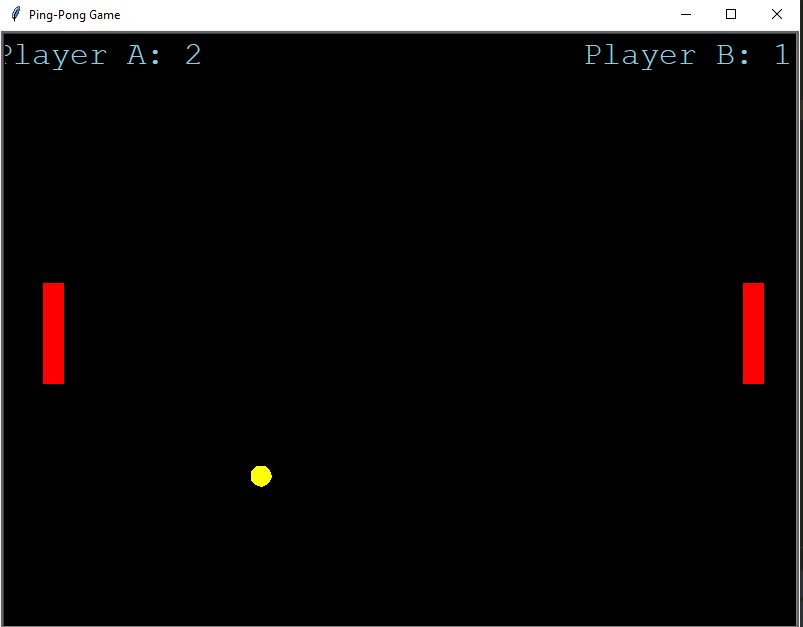

This figure's Python source:
# Ping-Pong game with turtle module.
# Made by Nisarg Zaveri: Ping Pong Game
# Github : https://github.com/nisarg78



import turtle as t
import os

# Score varibales

player_a_score = 0
player_b_score = 0

win = t.Screen()    # creating a window
win.title("Ping-Pong Game") # Giving name to the game.
win.bgcolor('black')    # providing color to the HomeScreen
win.setup(width=800,height=600) # Size of the game panel 
win.tracer(0)   # which speed up's the game.

# Creating left paddle for the game

paddle_left = t.Turtle()
paddle_left.speed(0)
paddle_left.shape('square')
paddle_left.color('red')
paddle_left.shapesize(stretch_wid=5,stretch_len=1)
paddle_left.penup()
paddle_left.goto(-350,0)

# Creating a right paddle for the game

paddle_right = t.Turtle()
paddle_right.speed(0)
paddle_right.shape('square')
paddle_right.shapesize(stretch_wid=5,stretch_len=1)
paddle_right.color('red')
paddle_right.penup()
paddle_right.goto(350,0)

# Creating a pong ball for the game

ball = t.Turtle()
ball.speed(0)
ball.shape('circle')
ball.color('yellow')
ball.penup()
ball.goto(0,0)
ball_dx = 1.5   # Setting up the pixels for the ball movement.
ball_dy = 1.5

# Creating a pen for updating the Score

pen = t.Turtle()
pen.speed(0)
pen.color('skyblue')
pen.penup()
pen.hideturtle()
pen.goto(0,260)
pen.write("Player A: 0                    Player B: 0 ",align="center",font=('Monaco',24,"normal"))


# Moving the left Paddle using the keyboard

def paddle_left_up():
    y = paddle_left.ycor()
    y = y + 15
    paddle_left.sety(y)

# Moving the left paddle down

def paddle_left_down():
    y = paddle_left.ycor()
    y = y - 15
    paddle_left.sety(y)

# Moving the right paddle up

def paddle_right_up():
    y = paddle_right.ycor()
    y = y + 15
    paddle_right.sety(y)

# Moving right paddle down

def paddle_right_down():
    y = paddle_right.ycor()
    y = y - 15
    paddle_right.sety(y)

# Keyboard binding

win.listen()
win.onkeypress(paddle_left_up,"w")
win.onkeypress(paddle_left_down,"s")
win.onkeypress(paddle_right_up,"Up")
win.onkeypress(paddle_right_down,"Down")




# Main Game Loop

while True:
    win.update() # This methods is mandatory to run any game

    # Moving the ball
    ball.setx(ball.xcor() + ball_dx)
    ball.sety(ball.ycor() + ball_dy)

    # setting up the border

    if ball.ycor() > 290:   # Right top paddle Border
        ball.sety(290)
        ball_dy = ball_dy * -1
        
    
    if ball.ycor() < -290:  # Left top paddle Border
        ball.sety(-290)
        ball_dy = ball_dy * -1
        

    if ball.xcor() > 390:   # right width paddle Border
        ball.goto(0,0)
        ball_dx = ball_dx * -1
        player_a_score = player_a_score + 1
        pen.clear()
        pen.write("Player A: {}                    Player B: {} ".format(player_a_score,player_b_score),align="center",font=('Monaco',24,"normal"))
        



    if(ball.xcor()) < -390: # Left width paddle Border
        ball.goto(0,0)
        ball_dx = ball_dx * -1
        player_b_score = player_b_score + 1
        pen.clear()
        pen.write("Player A: {}                    Player B: {} ".format(player_a_score,player_b_score),align="center",font=('Monaco',24,"normal"))
        


    # Handling the collisions with paddles.

    if(ball.xcor() > 340) and (ball.xcor() < 350) and (ball.ycor() < paddle_right.ycor() + 40 and ball.ycor() > paddle_right.ycor() - 40):
        ball.setx(340)
        ball_dx = ball_dx * -1
        os.system("afplay bounce.wav&")

    if(ball.xcor() < -340) and (ball.xcor() > -350) and (ball.ycor() < paddle_left.ycor() + 40 and ball.ycor() > paddle_left.ycor() - 40):
        ball.setx(-340)
        ball_dx = ball_dx * -1
        os.system("afplay bounce.wav&")
